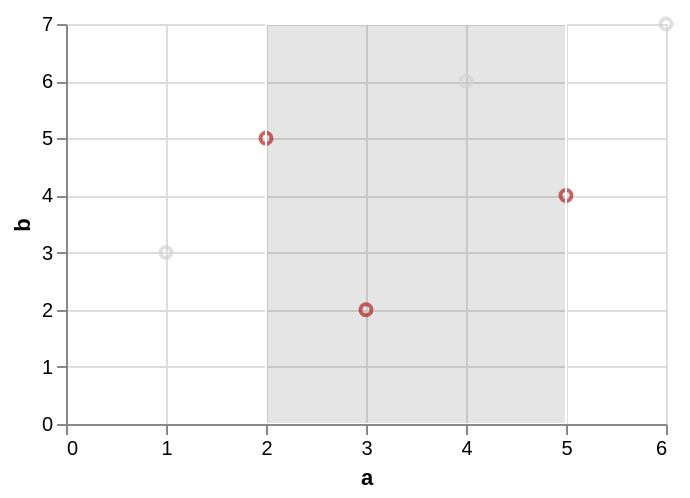

Describe this chart as a Vega-Lite specification.
### Vega-Lite specification from a JSON file in a GitHub repository (floating-point values rounded to 4 significant figures)
{"$schema": "https://vega.github.io/schema/vega-lite/v6.json", "data": {"values": [{"a": 1, "b": 3, "c": "x", "d": "2020-01-01"}, {"a": 2, "b": 5, "c": "y", "d": "2020-03-01"}, {"a": 3, "b": 2, "c": "x", "d": "2020-06-01"}, {"a": 4, "b": 6, "c": "z", "d": "2020-09-01"}, {"a": 5, "b": 4, "c": "y", "d": "2021-01-01"}, {"a": 6, "b": 7, "c": "z", "d": "2021-04-01"}]}, "width": 300, "height": 200, "params": [{"name": "p1", "select": {"type": "point", "fields": ["c"]}, "value": [{"c": "x"}, {"c": "y"}]}, {"name": "b1", "select": {"type": "interval", "encodings": ["x"]}, "value": {"x": [2, 5]}}], "mark": "point", "encoding": {"x": {"field": "a", "type": "quantitative"}, "y": {"field": "b", "type": "quantitative"}, "color": {"condition": {"test": {"and": [{"param": "p1"}, {"param": "b1"}]}, "value": "firebrick"}, "value": "lightgray"}}}
